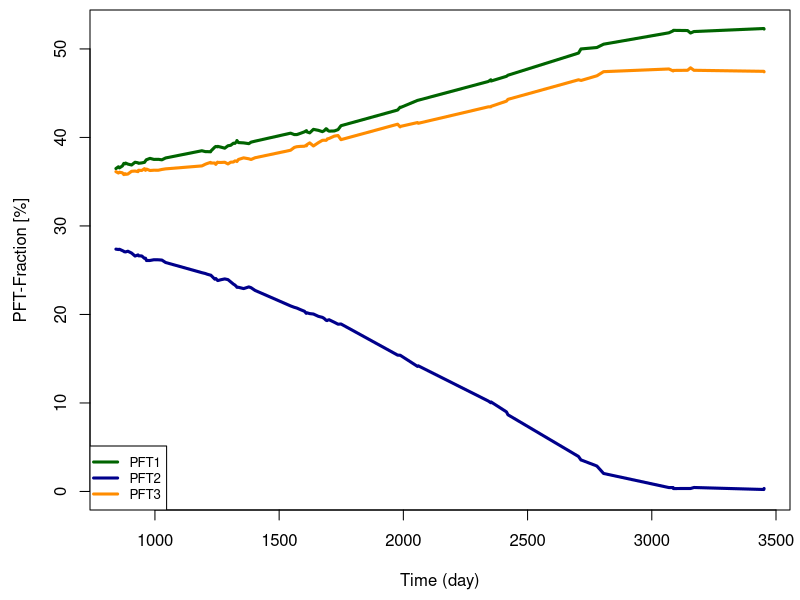

Recreate this plot in R.
setwd("C:/Users/taubert/Desktop/grassDT-model-GitHub/uc-grassland-model/simulations/project1/output/")
data = read.delim("output_51.340199_12.360103_2013_2022_parameters_generic_v1.txt",skip=1, header=T,dec=".",sep="\t")

specComp = array(0,c(0,4))
for (i in unique(data[,1])) {
  index = which(data[,1]==i)
  specComp = rbind(specComp,c(data[index[1],1],data[index,3]))
}

par(mar = c(4.5,4.5,0.5,0.5))
plot(specComp[,1],specComp[,2],type="l",col="darkgreen",lwd=3,log="", xlab="Time (day)",ylab="PFT-Fraction [%]",ylim=c(0,max(specComp[,2:4])))
lines(specComp[,1],specComp[,3],type="l",col="darkblue",lwd=3)
lines(specComp[,1],specComp[,4],type="l",col="darkorange",lwd=3)
lines(specComp[,1],(specComp[,2]+specComp[,3]+specComp[,4]),type="l",col="black",lwd=3)
legend("bottomleft",c("PFT1","PFT2","PFT3"),col=c("darkgreen","darkblue","darkorange"),lty=1,lwd=3,pch=-1,cex=0.8)